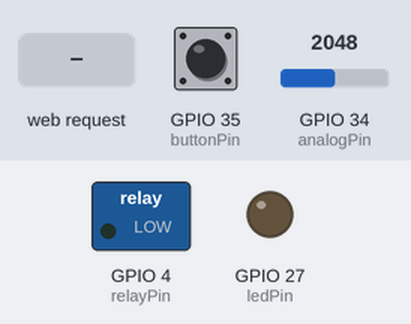
Bench run of a sketch on a simulated ESP32. On the bench: switched loads named in the sketch (green lamp = pin HIGH), output pins drawn as LEDs (lit = HIGH). Inputs (shaded band) come from the test bench; at power-on: GPIO 34 (analogPin) = 2048, GPIO 35 (buttonPin) LOW. WiFi joins after 1.5 s; servers stay silent unless stated; what the sketch prints to the serial monitor is not drawn.

Above: at 2.7 s.
2.8 s: HTTP request GET /api/led/on received
At 3.4 s:
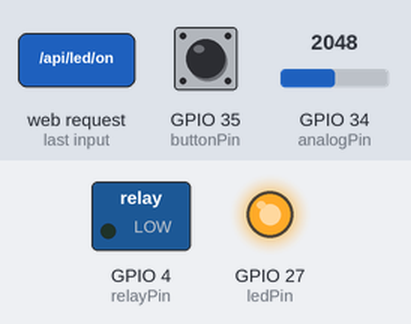
4.3 s: HTTP request GET /api/relay/on received
At 4.7 s:
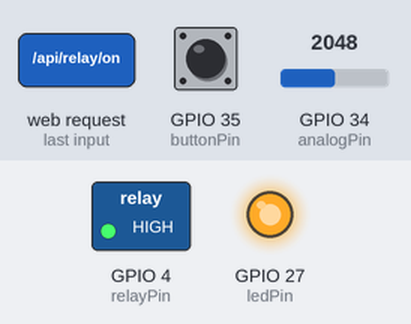
5.8 s: HTTP request GET /api/led/off received
At 6.9 s:
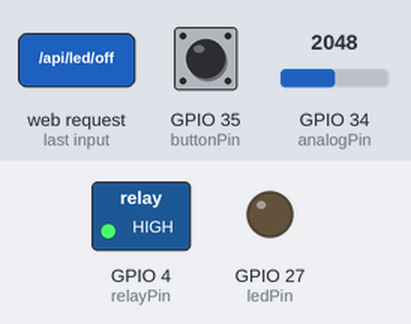
7.3 s: HTTP request GET /api/led/toggle received
At 8.2 s:
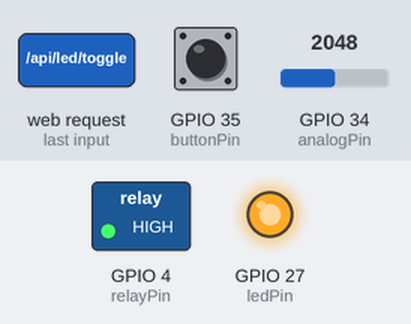
8.8 s: HTTP request GET /api/relay/off received
At 9.1 s:
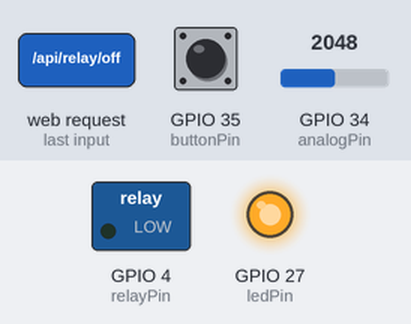
Timing chart, 0 to 11.3 s (numbered marks = the images above; inputs shaded):
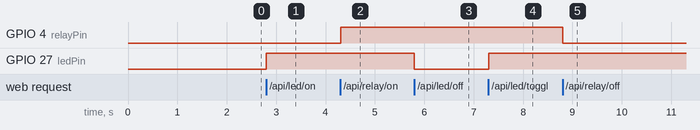

The sketch:

49_WebServer_Control_by_Web_or_Python.ino
```cpp
// ESP32_WebServer.ino
#include <WiFi.h>
#include <WebServer.h>
#include <ArduinoJson.h>

// WiFi配置
const char* ssid = "Tom";
const char* password = "11111111";

// 创建Web服务器对象，端口80
WebServer server(80);

// 引脚定义
const int ledPin = 27;       // LED
const int relayPin = 4;     // 继电器控制
const int analogPin = 34;   // 模拟输入
const int buttonPin = 35;   // 按钮输入

// 设备状态变量
bool ledState = false;
bool relayState = false;
int analogValue = 0;
bool buttonState = false;

void setup() {
  Serial.begin(115200);

  // 初始化GPIO
  pinMode(ledPin, OUTPUT);
  pinMode(relayPin, OUTPUT);
  pinMode(buttonPin, INPUT);
  digitalWrite(ledPin, LOW);
  digitalWrite(relayPin, LOW);

  // 连接WiFi
  connectToWiFi();

  // 设置API路由
  setupRoutes();

  // 启动服务器
  server.begin();
  Serial.println("HTTP服务器已启动");
  printNetworkInfo();
}

void loop() {
  server.handleClient();  // 处理客户端请求
  updateSensorData();     // 更新传感器数据
  delay(10);
}

void connectToWiFi() {
  Serial.println();
  Serial.print("连接WiFi: ");
  Serial.println(ssid);

  WiFi.begin(ssid, password);

  while (WiFi.status() != WL_CONNECTED) {
    delay(500);
    Serial.print(".");
  }

  Serial.println();
  Serial.println("WiFi连接成功!");
}

String html =
"<html>\n"
"  <head>\n"
"    <title>ESP32控制服务器</title>\n"
"    <meta charset=\"UTF-8\">\n"
"    <style>\n"
"      body { font-family: Arial; margin: 40px; }\n"
"      .endpoint { background: #f5f5f5; padding: 15px; margin: 10px 0; border-radius: 5px; }\n"
"      button { padding: 10px 15px; margin: 5px; cursor: pointer; }\n"
"      .on { background: #4CAF50; color: white; }\n"
"      .off { background: #f44336; color: white; }\n"
"    </style>\n"
"  </head>\n"
"  <body>\n"
"    <h1>ESP32控制服务器</h1>\n"
"    <p><strong>设备IP:</strong> " + WiFi.localIP().toString() + "</p>\n"
"    \n"
"    <div class=\"endpoint\">\n"
"      <h3>📊 获取设备信息</h3>\n"
"      <p><strong>GET</strong> <code>/api/device/info</code></p>\n"
"      <button onclick=\"fetchData('/api/device/info')\">获取信息</button>\n"
"    </div>\n"
"    \n"
"    <div class=\"endpoint\">\n"
"      <h3>💡 LED控制</h3>\n"
"      <p><strong>GET</strong> <code>/api/led/on</code> | <code>/api/led/off</code> | <code>/api/led/toggle</code></p>\n"
"      <button class=\"on\" onclick=\"fetchData('/api/led/on')\">打开LED</button>\n"
"      <button class=\"off\" onclick=\"fetchData('/api/led/off')\">关闭LED</button>\n"
"      <button onclick=\"fetchData('/api/led/toggle')\">切换LED</button>\n"
"    </div>\n"
"    \n"
"    <div class=\"endpoint\">\n"
"      <h3>🔌 继电器控制</h3>\n"
"      <p><strong>GET</strong> <code>/api/relay/on</code> | <code>/api/relay/off</code></p>\n"
"      <button class=\"on\" onclick=\"fetchData('/api/relay/on')\">打开继电器</button>\n"
"      <button class=\"off\" onclick=\"fetchData('/api/relay/off')\">关闭继电器</button>\n"
"    </div>\n"
"    \n"
"    <div class=\"endpoint\">\n"
"      <h3>📈 传感器数据</h3>\n"
"      <p><strong>GET</strong> <code>/api/sensor/data</code></p>\n"
"      <button onclick=\"fetchData('/api/sensor/data')\">读取传感器</button>\n"
"    </div>\n"
"    \n"
"    <div id=\"result\" style=\"margin-top: 20px; padding: 15px; background: #e8f4fd; border-radius: 5px;\"></div>\n"
"    \n"
"    <script>\n"
"      async function fetchData(url) {\n"
"        try {\n"
"          const response = await fetch(url);\n"
"          const data = await response.json();\n"
"          document.getElementById('result').innerHTML = '<pre>' + JSON.stringify(data, null, 2) + '</pre>';\n"
"        } catch (error) {\n"
"          document.getElementById('result').innerHTML = '错误: ' + error;\n"
"        }\n"
"      }\n"
"    </script>\n"
"  </body>\n"
"</html>";

void setupRoutes() {
  // 根路径 - 显示API文档
  server.on("/", HTTP_GET, []() {
    server.send(200, "text/html", html);
  });

  // 获取设备信息
  server.on("/api/device/info", HTTP_GET, []() {
    DynamicJsonDocument doc(1024);
    doc["device"] = "ESP32";
    doc["ip"] = WiFi.localIP().toString();
    doc["mac"] = WiFi.macAddress();
    doc["free_heap"] = ESP.getFreeHeap();
    doc["chip_id"] = ESP.getEfuseMac();

    String response;
    serializeJson(doc, response);
    server.send(200, "application/json", response);
  });

  // LED控制
  server.on("/api/led/on", HTTP_GET, []() {
    digitalWrite(ledPin, HIGH);
    ledState = true;
    sendSuccessResponse("LED已打开");
  });

  server.on("/api/led/off", HTTP_GET, []() {
    digitalWrite(ledPin, LOW);
    ledState = false;
    sendSuccessResponse("LED已关闭");
  });

  server.on("/api/led/toggle", HTTP_GET, []() {
    ledState = !ledState;
    digitalWrite(ledPin, ledState);
    sendSuccessResponse(ledState ? "LED已打开" : "LED已关闭");
  });

  // 继电器控制
  server.on("/api/relay/on", HTTP_GET, []() {
    digitalWrite(relayPin, HIGH);
    relayState = true;
    sendSuccessResponse("继电器已打开");
  });

  server.on("/api/relay/off", HTTP_GET, []() {
    digitalWrite(relayPin, LOW);
    relayState = false;
    sendSuccessResponse("继电器已关闭");
  });

  // 传感器数据
  server.on("/api/sensor/data", HTTP_GET, []() {
    DynamicJsonDocument doc(512);
    doc["analog_value"] = analogValue;
    doc["voltage"] = (analogValue * 3.3) / 4095.0;
    doc["button_pressed"] = buttonState;
    doc["led_state"] = ledState;
    doc["relay_state"] = relayState;

    String response;
    serializeJson(doc, response);
    server.send(200, "application/json", response);
  });

  // 未找到的路由
  server.onNotFound([]() {
    DynamicJsonDocument doc(256);
    doc["error"] = true;
    doc["message"] = "API端点不存在";

    String response;
    serializeJson(doc, response);
    server.send(404, "application/json", response);
  });
}

void sendSuccessResponse(const String& message) {
  DynamicJsonDocument doc(256);
  doc["success"] = true;
  doc["message"] = message;
  doc["led_state"] = ledState;
  doc["relay_state"] = relayState;

  String response;
  serializeJson(doc, response);
  server.send(200, "application/json", response);
}

void updateSensorData() {
  analogValue = analogRead(analogPin);
  buttonState = digitalRead(buttonPin);
}

void printNetworkInfo() {
  Serial.println("=== 网络信息 ===");
  Serial.print("IP地址: ");
  Serial.println(WiFi.localIP());
  Serial.print("MAC地址: ");
  Serial.println(WiFi.macAddress());
  Serial.print("信号强度: ");
  Serial.print(WiFi.RSSI());
  Serial.println(" dBm");
  Serial.println("================");
}
```

Measured:
- after the input at 2.8 s, GPIO 27 (ledPin): LOW → HIGH at once
- after the input at 4.3 s, GPIO 4 (relayPin): LOW → HIGH at once
- after the input at 5.8 s, GPIO 27 (ledPin): HIGH → LOW at once
- after the input at 7.3 s, GPIO 27 (ledPin): LOW → HIGH at once
- after the input at 8.8 s, GPIO 4 (relayPin): HIGH → LOW at once
